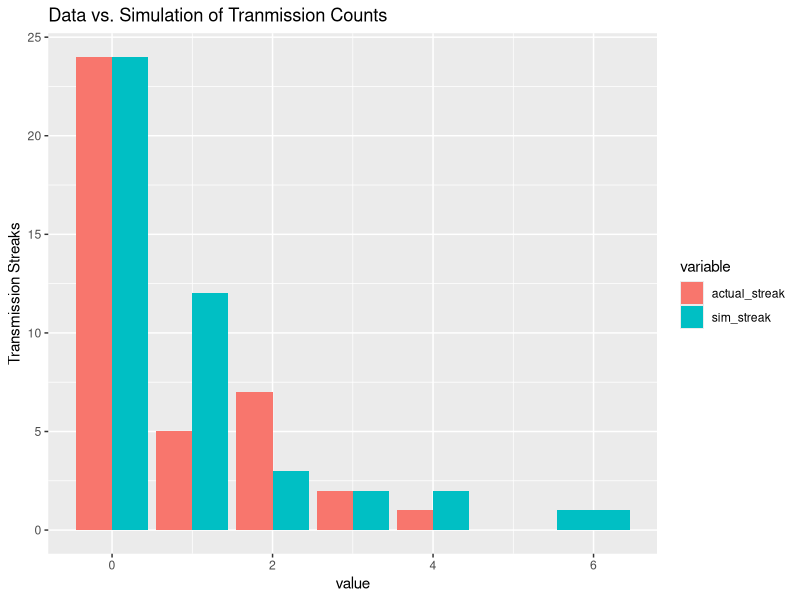
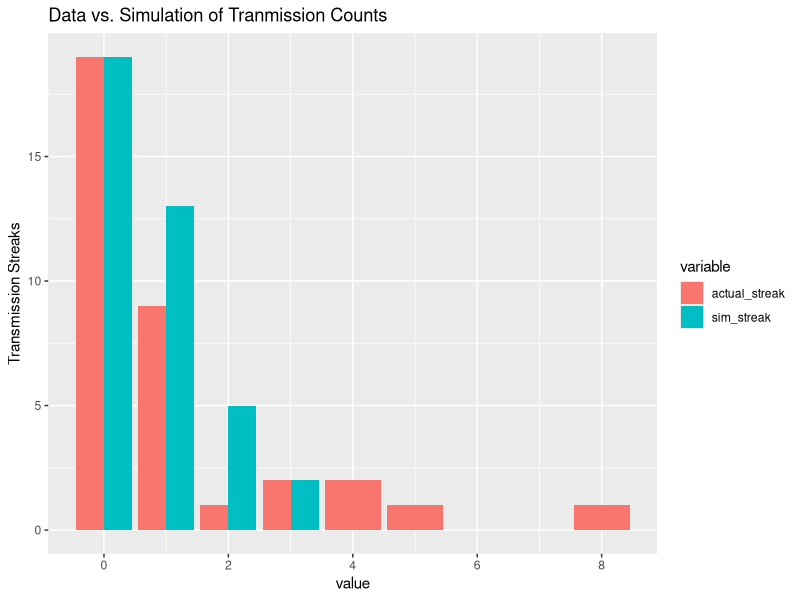
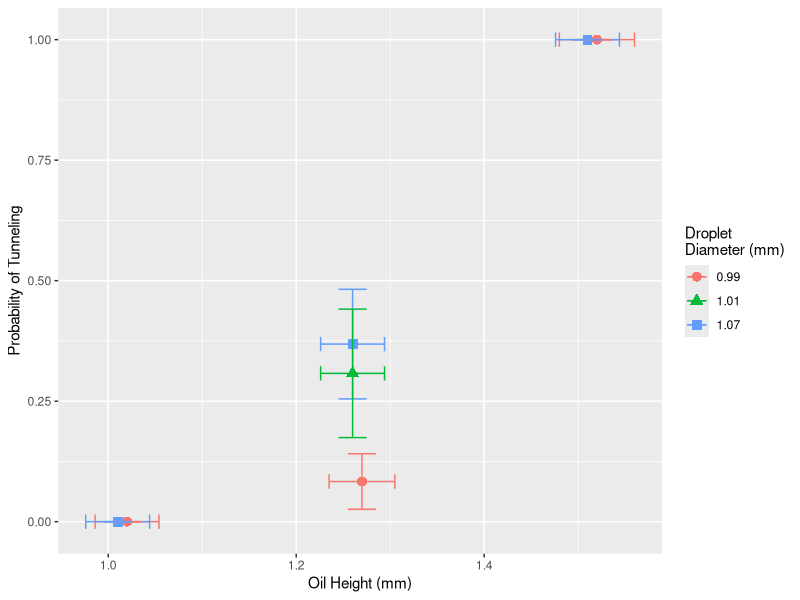
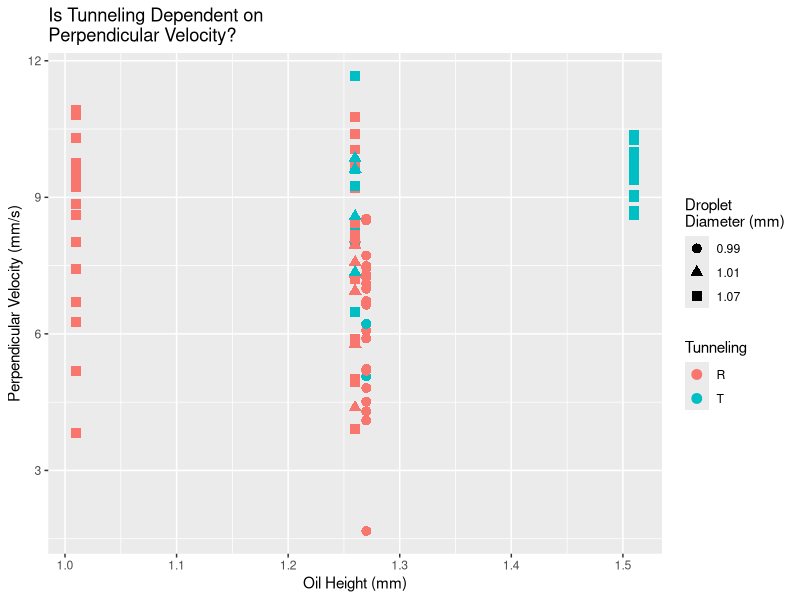

R code for these plots, in order: (Note: this script raises an error after producing the figures.)
## ---- chunk 1
suppressWarnings(library(ggplot2))
library(tidyr)
library(dplyr)
library(xtable)
## ---- chunk 2
set.seed(4)

# Import data.
data <- c("R", "T", "T", "T", "R", "T", "T", "R", "T", "R","R","R","R","T", "R","R","R","R","R","T", "R","R","R","T","R","R","R","R","R","R","R","R","T", "T", "T", "T", "R", "R", "R", "T", "T", "R", "T","T", "R", "T", "T","R","T", "T", "R", "R", "T", "T", "R", "T", "R","R","R","R","T", "T", "T", "R", "T", "T", "R")

# Write function to calculate the streak of transmissions.
calc_streak <- function(x){
    diff(which(c(0, as.numeric(x == "T"), 0) == 0)) - 1
}

# Calculate streak of data.
streak <- calc_streak(data)


# Reproduce with a simulation. Calculate streaks of simulation.
T_prob <- 31.0/length(data)
outcomes <- c("T", "R")
sim_data <- sample(outcomes, size = length(data), replace = TRUE, prob = c(T_prob, (1-T_prob)))
sim <- calc_streak(sim_data)


# Format real and simulated data for plots.
st <- data.frame(streak) %>% 
  group_by(streak) %>% 
  summarize(results = n()) %>%
  rename(actual_streak = streak)

su <- data.frame(sim) %>% 
  group_by(sim) %>% 
  summarize(results = n()) %>%
  rename(sim_streak = sim)

all <- full_join(st,su, by= "results")
all[is.na(all)] <- 0
all.long <- gather(all, "variable","value", -results)


# Plot.
ggplot(all.long, aes(value, results, fill=variable)) + 
  geom_bar(stat="identity", position="dodge") +
  ggtitle("Data vs. Simulation of Tranmission Counts") + ylab("Transmission Streaks")
## ---- chunk 3
# Write function to calculate the streak of reflections.
calc_streak <- function(x){
    diff(which(c(0, as.numeric(x == "R"), 0) == 0)) - 1
}

# Calculate streak of data.
streak <- calc_streak(data)


# Calculate streaks of simulation.
sim <- calc_streak(sim_data)


# Format real and simulated data for plots.
st <- data.frame(streak) %>% 
  group_by(streak) %>% 
  summarize(results = n()) %>%
  rename(actual_streak = streak)

su <- data.frame(sim) %>% 
  group_by(sim) %>% 
  summarize(results = n()) %>%
  rename(sim_streak = sim)

all <- full_join(st,su, by= "results")
all[is.na(all)] <- 0
all.long <- gather(all, "variable","value", -results)


# Plot.
ggplot(all.long, aes(value, results, fill=variable)) + 
  geom_bar(stat="identity", position="dodge") +
  ggtitle("Data vs. Simulation of Tranmission Counts") + ylab("Transmission Streaks")
## ---- chunk 4
h <- c(1.52,1.27,1.02,1.51,1.26,1.01,1.26)
h_E <- c(0.04, 0.035, 0.034, 0.034, 0.034,0.034,0.034) 
T <- c(1.0, 2/24, 0.0, 17/17, 7/19, 0/18, 4/13)
barrier <- c(2.75,3.0,3.25,2.75,3.0,3.25,3.0)
trial <- c(1,1,1,2,2,2,3)
H <- rep(4.26, times = 7)
gamma <- c(284,264,252,268,264,252,256)
gammaF <- c(290,270,258,270,268,256,262)

DD1 <- c(c(0.9876,1.011,1.048),c(0.9968,0.9789,0.9676),c(0.9969,0.9969,0.9672))
D1 <- round(mean(c(0.9876,1.011,1.048,0.9968,0.9789,0.9676,0.9969,0.9969,0.9672)), digits = 2)
D_SE1 <- round(sd(c(0.9876,1.011,1.048,0.9968,0.9789,0.9676,0.9969,0.9969,0.9672))/sqrt(9), digits = 2)

DD2 <- c(1.042,1.094,1.113,1.011,1.154, 1.030,1.054,1.078,1.062)
D2 <- round(mean(c(1.042,1.094,1.113,1.011,1.154,1.030,1.054,1.078,1.062)), digits = 2)
D_SE2 <- round(sd(c(1.042,1.094,1.113,1.011,1.154,1.030,1.054,1.078,1.062))/sqrt(9), digits = 2)

DD3 <- c(c(1.089,0.9754,1.058),c(1.001,0.9794,1.030),c(0.9193,0.9878,1.090))
D3 <- round(mean(c(1.089,0.9754,1.058,1.001,0.9794,1.030,0.9193,0.9878,1.090)), digits = 2)
D_SE3 <- round(sd(c(1.089,0.9754,1.058,1.001,0.9794,1.030,0.9193,0.9878,1.090))/sqrt(9), digits = 2)

split(DD2,3)
DD <- c(DD1,DD2,DD3)
D <- c(D1,D1,D1,D2,D2,D2,D3)
sd(rep(c(1,0), times = c(2,22)))/sqrt(24)
SE <- c(0,sd(rep(c(1,0), times = c(2,22)))/sqrt(24), 0, 0, sd(rep(c(1,0), times = c(7,12)))/sqrt(19),0, sd(rep(c(1,0), times = c(4,9)))/sqrt(13))
length(SE)

#D_SE <- c(D_SE1,D_SE1,D_SE1,D_SE2,D_SE2,D_SE2,D_SE3)

df <- data.frame(trial, barrier, gamma, gammaF,T, D, h, h_E, H)
print(df)
  
ggplot(df, aes(h, T, col = factor(D), shape = factor(D))) + 
  geom_point(size = 3) +
  geom_errorbarh(aes(xmin=h-h_E, xmax=h+h_E), height=.03) +
  xlab("Oil Height (mm)") + 
  ylab("Probability of Tunneling") +
  geom_errorbar(aes(ymin = T + SE , ymax = T-SE), width = 0.03) +
  #ggtitle("Tunneling Probability by\n Height of Oil Above Barrier") +
  guides(colour = guide_legend("Droplet\nDiameter (mm)"), shape = guide_legend("Droplet\nDiameter (mm)")) 


## ---- chunk 5
trial <- rep(c(1,2,3),times = c(24,54,11))
Dia <- rep(c(D1,D2,D3), times = c(24,54,11))
height <- rep(c(1.27,1.51,1.26,1.01,1.26), times = c(24,17,19,18,11))
bar <- rep(c(2.75,3.0,3.25,2.75,3.0,3.25,3.0), times = c(0,24,0,17,19,18,11))
collision <- c(seq(1,24),seq(1,17),seq(1,19),seq(1,18),seq(1,11))
gamma <- rep(c(264,268,264,252,256), times = c(24,17,19,18,11))
gammaF <- rep(c(270,270,268,256,262), times = c(24,17,19,18,11))
v_perp <- c(1.67,5.90,6.07,6.66,6.21,6.99,8.49,8.53,7.49,7.45,4.10,4.51,6.72,7.24,7.31,7.11,7.72,5.07,5.19,4.30,4.81,5.23,6.22,6.64,9.05,8.60,9.59,9.38,10.33,8.70,9.60,8.69,10.25,9.98,9.72,9.91,9.00,9.99,9.95,10.27,10.38,5.02,5.89,9.20,6.48,8.23,10.40,10.76,9.62,7.21,8.03,9.25,8.44,9.75,10.77,4.95,8.18,10.05,11.67,3.91,9.41,9.59,10.30,8.85,7.43,9.75,6.26,8.61,10.81,9.57,9.55,9.73,10.92,6.70,5.18,9.23,3.82,8.02,7.57,5.78,7.32,9.62,7.95,7.35,4.38,8.58,8.08,6.94,9.86)
tun <- c("R","R","R","R","R","R","R","R","R","R","R","R","R","R","R","R","R","T","R","R","R","R","T","R","T","T","T","T","T","T","T","T","T","T","T","T","T","T","T","T","T","R","R","R","T","T","R","T","T","R","T","T","R","R","R","R","R","R","T","R","R","R","R","R","R","R","R","R","R","R","R","R","R","R","R","R","R","R","R","R","R","T","R","T","R","T","R","R","T")
verr <- rep(0.01,times = (24+54+11))
vdf <- data.frame(trial,collision, Dia, bar, height, v_perp, verr, tun, gamma, gammaF)

vdf <- mutate(vdf, "Memory" = gamma/gammaF)

print(vdf)

sd(unique(vdf$Memory))

memory_SE <- sd(unique((vdf$gamma)/vdf$gammaF))/sqrt(length(unique((vdf$gamma)/vdf$gammaF)))
memory_AVG <- mean(unique(vdf$Memory))
a <- vdf$gamma[2]
b <- vdf$gammaF[2]
mem_unc <- sqrt( (5)^2/b^2  + a^2*5^2/b^4 )


ggplot(vdf, aes(x = height, v_perp, col = factor(tun))) + 
  geom_point(size = 3, aes(shape = factor(Dia))) +
  xlab("Oil Height (mm)") +
  ylab("Perpendicular Velocity (mm/s)") +
  ggtitle("Is Tunneling Dependent on\nPerpendicular Velocity?") + 
  guides(colour = guide_legend("Tunneling"), shape = guide_legend("Droplet\nDiameter (mm)"))


# FIRST PLOT AGAIN

ggplot(df, aes(height, , col = factor(D), shape = factor(D))) + 
  geom_point(size = 3) +
  geom_errorbarh(aes(xmin=h-h_E, xmax=h+h_E), height=.03) +
  xlab("Oil Height (mm)") + 
  ylab("Probability of Tunneling") +
  #ggtitle("Tunneling Probability by\n Height of Oil Above Barrier") +
  guides(colour = guide_legend("Droplet\nDiameter (mm)"), shape = guide_legend("Droplet\nDiameter (mm)"))



# Assuming about the same height.

#ggplot(vdf, aes(x = Dia, v_perp, col = factor(tun))) + 
#  geom_point(size = 3, aes(shape = factor(tun))) +
#  xlab("Droplet Diameter (mm)") +
#  ylab("Perpendicular Velocity (mm/s)") +
#  ggtitle("Is Tunneling Dependent on\nPerpendicular Velocity?") + 
#  scale_color_discrete("Droplet\nDiameter (mm)") +
#  guides(colour = guide_legend("Tunneling"), shape = guide_legend("Tunneling"))

# Adding jitter

vdf <- mutate(vdf, jitterD = jitter(Dia)) 
vdf <- mutate(vdf, jittert = jitter(trial))

ggplot(vdf, aes(x = jittert, v_perp, col = factor(tun))) + 
  geom_point(size = 3, aes(shape = factor(Dia))) +
  xlab("Trial") +
  ylab("Perpendicular Velocity (mm/s)") +
  guides(colour = guide_legend("Tunneling"), shape = guide_legend("Droplet\nDiameter (mm)")) +
  scale_x_discrete(limits = c(1,2,3),labels=c("1","2","3")) +
  coord_cartesian(xlim = c(0.5,3.5)) 


# Rounds to nearest 2
roundcust <- function(x){
  ifelse(0 < x & x <= 2, 1,
         ifelse(2<x& x <=4, 3,
                ifelse(4<x& x <=6, 5,
                       ifelse(6<x& x <=8, 7,
                              ifelse(8<x& x <=10, 9,
                                     ifelse(10<x& x <=12, 11,                                           
                                            ifelse(12<x& x <=14, 13,0)
                                            ))))))}

roundcust(12.1)
vgroup <- subset(vdf, bar == 3.00) %>%
  mutate(tun_binary  = ifelse(tun == "R", 0,1)) %>%
  mutate(vbin = roundcust(v_perp)) %>%
  group_by(trial, Dia, vbin) %>%
  summarize(prob = mean(tun_binary), num = n(), se = sd(tun_binary)/n())

vgroup[is.na(vgroup)] <- 0


  
ggplot(vgroup, aes(vbin, prob, col = factor(Dia))) + 
  geom_point(aes(size = num)) +
  geom_smooth(method="auto") +
  xlab("Perpendicular Velocity (mm/s)") +
  ylab("Probability of Tunneling") +
  guides( size = guide_legend("Number of\nDatapoints"),
          colour = guide_legend("Droplet\nDiameter (mm)")) +
  #geom_errorbarh(aes(xmin=vbin-1.0, xmax=vbin+1.0), height=0.01) +
  geom_errorbar(aes(ymin = prob-se, ymax = prob+se), width = 0.2) +
  scale_size_area(max_size = 5,breaks=c(1,5,10,13))
  
# Momentum
density <- 0.95 #g/mL

pgroup <- mutate(vgroup, vol = 4/3*3.14159*(Dia/2)^3) %>%
  mutate(momentum = vol*density*0.001*vbin) # 0.001 mL in 1 mm^3

  
ggplot(pgroup, aes(momentum, prob, col = factor(trial))) + 
  geom_point(aes(size = num)) +
  geom_smooth(method="auto") +
  xlab("Perpendicular Momentum (g mm/s)") +
  ylab("Probability of Tunneling") +
  guides( size = guide_legend("Number of\nDatapoints"),
          colour = guide_legend("Trial")) +
  #geom_errorbarh(aes(xmin=vbin-1.0, xmax=vbin+1.0), height=0.01) +
  geom_errorbar(aes(ymin = prob-se, ymax = prob+se), width = 0.0001) +
  scale_size_area(max_size = 5,breaks=c(1,5,10,13))

#Boxplot
ggplot(vdf, aes(x = Dia, y = v_perp, col = factor(Dia))) + 
  geom_boxplot() +
  xlab("Diameter") +
  ylab("Perpendicular Velocity (mm/s)") +
  ggtitle("Is Tunneling Dependent on\nPerpendicular Velocity?") 
  #guides(colour = guide_legend("Tunneling"), shape = guide_legend("Droplet\nDiameter (mm)")) 
  #scale_x_discrete(limits = c(1,2,3),labels=c("1","2","3")) +
  #coord_cartesian(xlim = c(0.95,1.10)) 
